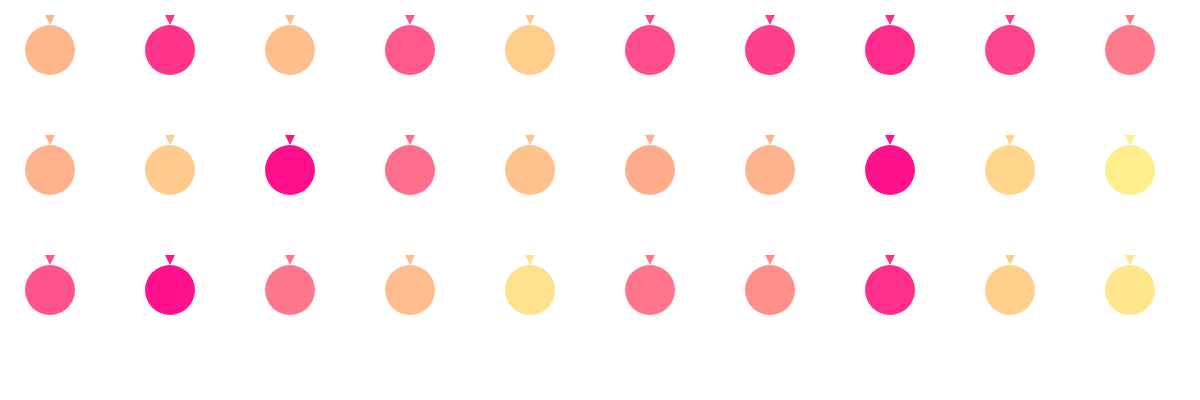
Frame 1 (no input)
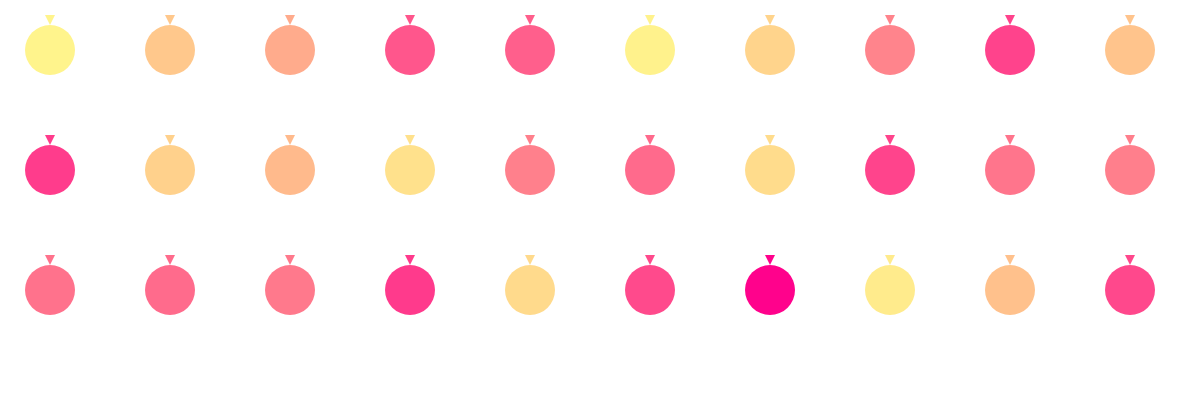
Frame 60 (no input)
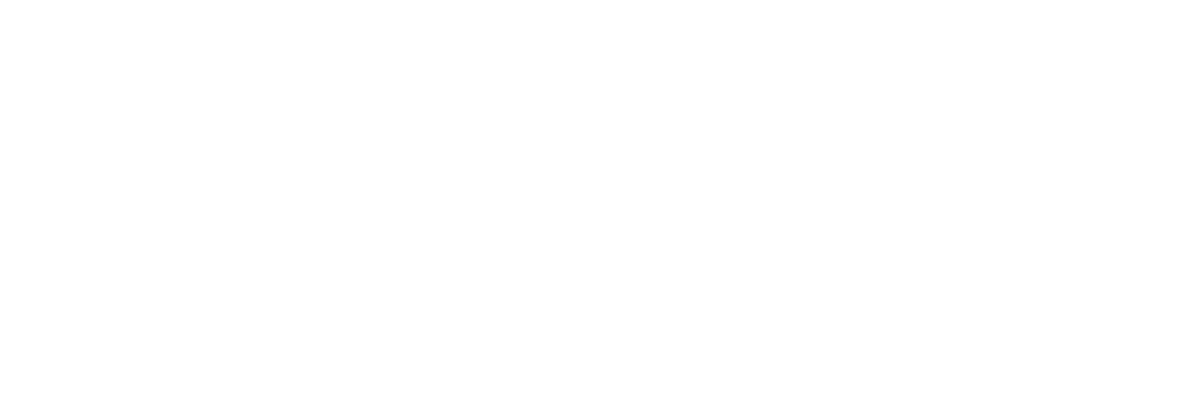
Frame 120 (the mouse pressed at the canvas centre since frame 60)

The p5.js sketch that drew these frames (run headless with seeded random() and noise() and a simulated clock; from frame 60 on, the mouse is pressed at the canvas centre):

// p5.js sketch
// ── sketch.js
function setup() {
	createCanvas( windowWidth, 400);
	noStroke();
}

function draw() {
	let numPerRow = 10;
	let circleSize = 50;
	let pad = width / numPerRow;

	background(255);
  if (mouseX < width*.5){
	for ( let y = circleSize; y < height; y += pad) {
		for ( let x = circleSize; x < width; x += pad) {
			fill( 255, random(255), 140 );
			ellipse( x, y, circleSize, circleSize );
      triangle( x, y - circleSize/2, x - 5, y - circleSize/2 -10, x +5, y - circleSize/2 -10);
    }
		}
	} else if ( mouseX > width*.5) {
    for ( let y = circleSize; y < height; y += pad) {
  		for ( let x = circleSize; x < width; x += pad) {
  			fill( 0 );
  			ellipse( x, y, circleSize, circleSize );
        triangle( x, y - circleSize/2, x - 5, y - circleSize/2 -10, x + 5, y - circleSize/2 -10);
  }
}
}
}
